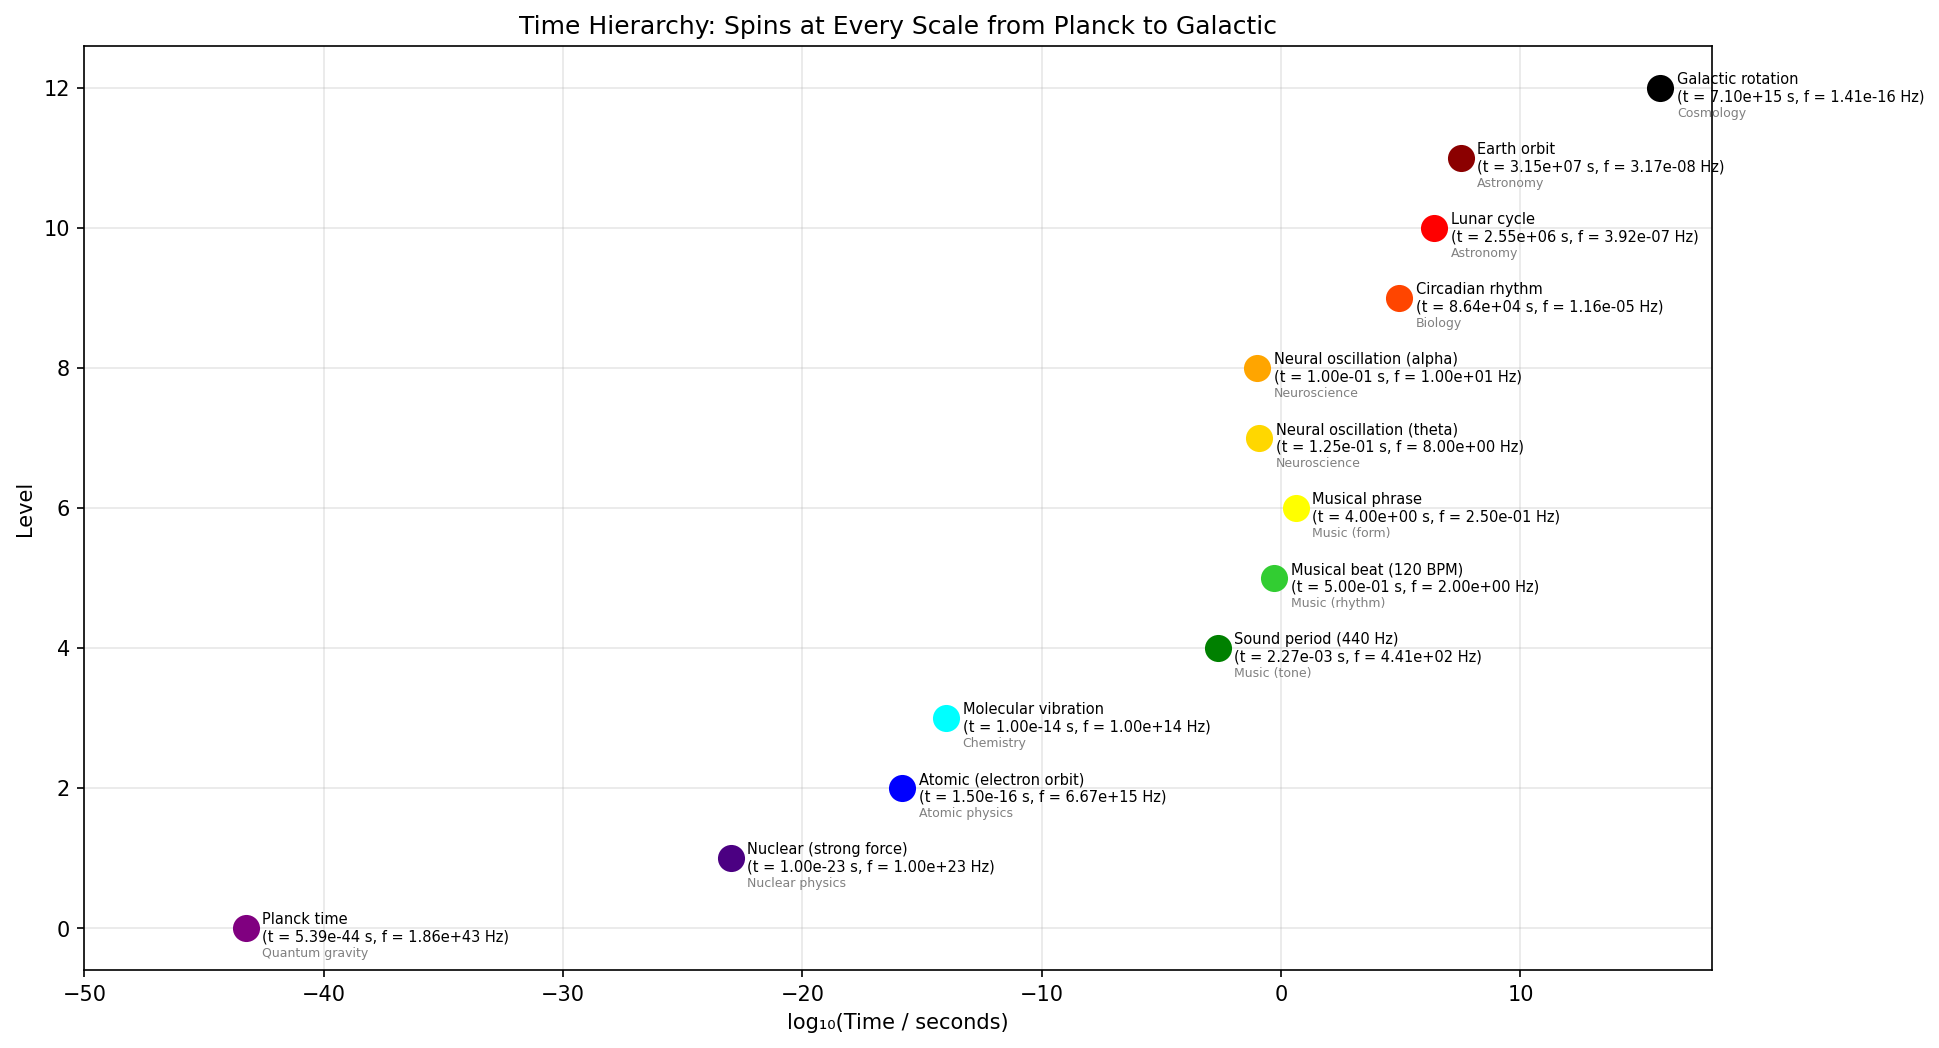

Generate this figure with Python:
#!/usr/bin/env python3
"""Experiment 6: Time hierarchy — spins across all scales from Planck to cosmic."""
import numpy as np
import matplotlib
matplotlib.use('Agg')
import matplotlib.pyplot as plt
import os, json

OUT = os.path.dirname(__file__)

# --- Define the hierarchy ---
levels = [
    {"name": "Planck time", "t": 5.39e-44, "color": "purple", "domain": "Quantum gravity"},
    {"name": "Nuclear (strong force)", "t": 1e-23, "color": "indigo", "domain": "Nuclear physics"},
    {"name": "Atomic (electron orbit)", "t": 1.5e-16, "color": "blue", "domain": "Atomic physics"},
    {"name": "Molecular vibration", "t": 1e-14, "color": "cyan", "domain": "Chemistry"},
    {"name": "Sound period (440 Hz)", "t": 2.27e-3, "color": "green", "domain": "Music (tone)"},
    {"name": "Musical beat (120 BPM)", "t": 0.5, "color": "limegreen", "domain": "Music (rhythm)"},
    {"name": "Musical phrase", "t": 4.0, "color": "yellow", "domain": "Music (form)"},
    {"name": "Neural oscillation (theta)", "t": 0.125, "color": "gold", "domain": "Neuroscience"},
    {"name": "Neural oscillation (alpha)", "t": 0.1, "color": "orange", "domain": "Neuroscience"},
    {"name": "Circadian rhythm", "t": 86400, "color": "orangered", "domain": "Biology"},
    {"name": "Lunar cycle", "t": 2.55e6, "color": "red", "domain": "Astronomy"},
    {"name": "Earth orbit", "t": 3.15e7, "color": "darkred", "domain": "Astronomy"},
    {"name": "Galactic rotation", "t": 7.1e15, "color": "black", "domain": "Cosmology"},
]

# --- 6a. Logarithmic timeline ---
fig, ax = plt.subplots(figsize=(14, 8))

log_times = [np.log10(l["t"]) for l in levels]
colors = [l["color"] for l in levels]
names = [l["name"] for l in levels]

for i, (lt, c, name) in enumerate(zip(log_times, colors, names)):
    ax.plot(lt, i, 'o', color=c, ms=12, zorder=5)
    ax.annotate(f'{name}\n(t = {levels[i]["t"]:.2e} s, f = {1/levels[i]["t"]:.2e} Hz)',
                (lt, i), fontsize=7, xytext=(8, 0), textcoords='offset points',
                va='center')
    ax.annotate(levels[i]["domain"], (lt, i), fontsize=6, xytext=(8, -12), 
                textcoords='offset points', va='center', color='gray')

ax.set_xlabel('log₁₀(Time / seconds)')
ax.set_ylabel('Level')
ax.set_title('Time Hierarchy: Spins at Every Scale from Planck to Galactic')
ax.set_xlim(-50, 18)
ax.grid(True, alpha=0.3)

plt.savefig(os.path.join(OUT, 'time_hierarchy.png'), dpi=150, bbox_inches='tight')
plt.close()
print("✓ time_hierarchy.png")

# --- 6b. Spin frequency power law ---
fig, axes = plt.subplots(1, 2, figsize=(14, 6), tight_layout=True)

log_frequencies = [np.log10(1.0 / l["t"]) for l in levels]

ax = axes[0]
ax.scatter(log_times, log_frequencies, c=range(len(levels)), cmap='rainbow', s=80, zorder=5)
ax.plot([-50, 18], [50, -18], 'k--', lw=1, alpha=0.3, label='slope = -1 (trivial: f = 1/t)')
for i, name in enumerate(names):
    ax.annotate(name.split('(')[0].strip(), (log_times[i], log_frequencies[i]),
                fontsize=6, xytext=(5, 5), textcoords='offset points')
ax.set_xlabel('log₁₀(Time / s)')
ax.set_ylabel('log₁₀(Frequency / Hz)')
ax.set_title('Spin Frequency vs Timescale\n(Every level is a "spin" at some frequency)')
ax.legend()
ax.grid(True, alpha=0.3)

# Mark neural-musical boundary
ax.axhspan(np.log10(1), np.log10(100), alpha=0.15, color='green', label='Neural-Musical boundary')
ax.annotate('Neural-Musical\nBoundary\n(r=0.862, 98%)', 
            xy=(-3, 1.5), fontsize=9, color='green',
            bbox=dict(boxstyle='round', facecolor='lightgreen', alpha=0.5))

# --- 6c. Information density across scales ---
ax = axes[1]
# Shannon information rate ∝ bandwidth ∝ frequency
# At each level, the "information rate" is proportional to the spin frequency
info_rates = [1.0 / l["t"] for l in levels]
log_info = [np.log10(ir) for ir in info_rates]

ax.barh(range(len(levels)), log_info, color=colors, alpha=0.7)
ax.set_yticks(range(len(levels)))
ax.set_yticklabels([l["name"] for l in levels], fontsize=7)
ax.set_xlabel('log₁₀(Information rate / bits per second)')
ax.set_title('Information Rate Across Scales')

# Mark where our correlations live
ax.axvline(np.log10(10), color='green', ls='--', lw=2, alpha=0.7)
ax.annotate('Our neural-brain\ncorrelation (r=0.862)\nlives here', 
            xy=(np.log10(10), 5), fontsize=8, color='green',
            bbox=dict(boxstyle='round', facecolor='lightgreen', alpha=0.5))

plt.savefig(os.path.join(OUT, 'time_scales_detail.png'), dpi=150, bbox_inches='tight')
plt.close()
print("✓ time_scales_detail.png")

# --- 6d. The grand unified spin picture ---
fig, ax = plt.subplots(figsize=(14, 8))

# Concentric rings representing spin levels
max_r = 10
for i, level in enumerate(levels):
    r = max_r * (i + 1) / len(levels)
    theta = np.linspace(0, 2*np.pi, 200)
    freq = 1.0 / level["t"]
    # Number of cycles in the ring proportional to log frequency
    n_cycles = max(1, int(np.log10(freq) / 2))
    x = r * np.cos(theta)
    y = r * np.sin(theta)
    ax.plot(x, y, color=level["color"], alpha=0.6, lw=2)
    # Mark the domain
    ax.annotate(f'{level["name"]}\n({level["domain"]})', 
                xy=(r*np.cos(np.pi/4), r*np.sin(np.pi/4)),
                fontsize=6, ha='left', color=level["color"])

# Center = singularity (pure information)
center = plt.Circle((0, 0), 0.3, color='black', fill=True)
ax.add_patch(center)
ax.annotate('CENTER = SINGULARITY\n(Pure direction/information)', (0, 0), 
            fontsize=8, ha='center', va='center', color='white', fontweight='bold')

ax.set_xlim(-11, 11)
ax.set_ylim(-11, 11)
ax.set_aspect('equal')
ax.set_title('The Grand Spin Hierarchy: From Quantum to Cosmic, Same Mathematics')
ax.axis('off')

plt.savefig(os.path.join(OUT, 'grand_spin_hierarchy.png'), dpi=150, bbox_inches='tight')
plt.close()
print("✓ grand_spin_hierarchy.png")

# --- Save ---
results = {
    "experiment": "time_hierarchy",
    "levels": [{"name": l["name"], "time_s": l["t"], "frequency_hz": 1.0/l["t"], "domain": l["domain"]} for l in levels],
    "key_findings": {
        "neural_musical_boundary": "1-100 Hz — where our neural-brain correlation (r=0.862) and tradition recognition (98%) operate",
        "ITH_operates_at": "cultural level — years to centuries",
        "power_law": "f ∝ 1/t across ~60 orders of magnitude — same spin mathematics everywhere"
    },
    "insight": "The SAME spin mathematics (complex exponentials, Fourier decomposition) applies at every timescale from Planck time to galactic rotation. Our brain's music processing sits at the neural-musical boundary — the sweet spot where biological oscillators meet acoustic spins."
}
with open(os.path.join(OUT, 'time_hierarchy.json'), 'w') as f:
    json.dump(results, f, indent=2)

print("\n✅ Experiment 6 complete: time_hierarchy")
